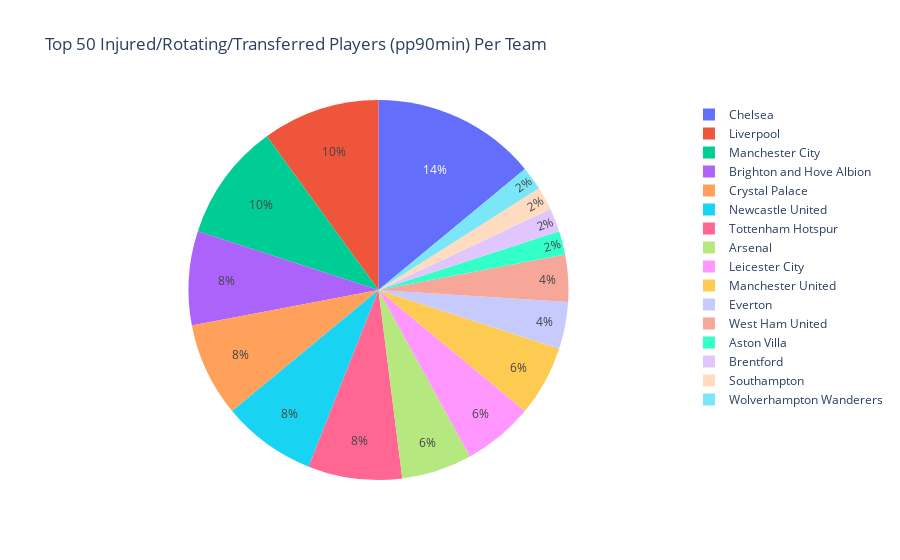

This figure's notebook cell:
### Markdown cell above
### Top 50 Injured/Rotating/Transferred Players (pp90min) per Team - Data Visualization

### Code cell
#Pie chart that shows the percentage of top 50 (according to pp90min) per team
top_50_players_injured_pp90min = draft_selection_stats_injured.sort_values('points_per_90_minutes_played', ascending=False).head(50)
team_prop_pp90min_injured = top_50_players_injured_pp90min.groupby('team').count().reset_index()
fig5 = px.pie(team_prop_pp90min_injured, values='player', names='team', title='Top 50 Injured/Rotating/Transferred Players (pp90min) Per Team')
fig5

### Figure 1 — Plotly figure (JSON) as saved in the notebook; plotly's stock layout.template omitted (floating-point values rounded to 4 significant figures)
{"data": [{"domain": {"x": [0, 1], "y": [0, 1]}, "hovertemplate": "team=%{label}<br>player=%{value}<extra></extra>", "labels": ["Arsenal", "Aston Villa", "Brentford", "Brighton and Hove Albion", "Chelsea", "Crystal Palace", "Everton", "Leicester City", "Liverpool", "Manchester City", "Manchester United", "Newcastle United", "Southampton", "Tottenham Hotspur", "West Ham United", "Wolverhampton Wanderers"], "legendgroup": "", "name": "", "showlegend": true, "type": "pie", "values": [3, 1, 1, 4, 7, 4, 2, 3, 5, 5, 3, 4, 1, 4, 2, 1]}], "layout": {"legend": {"tracegroupgap": 0}, "title": {"text": "Top 50 Injured/Rotating/Transferred Players (pp90min) Per Team"}}}
